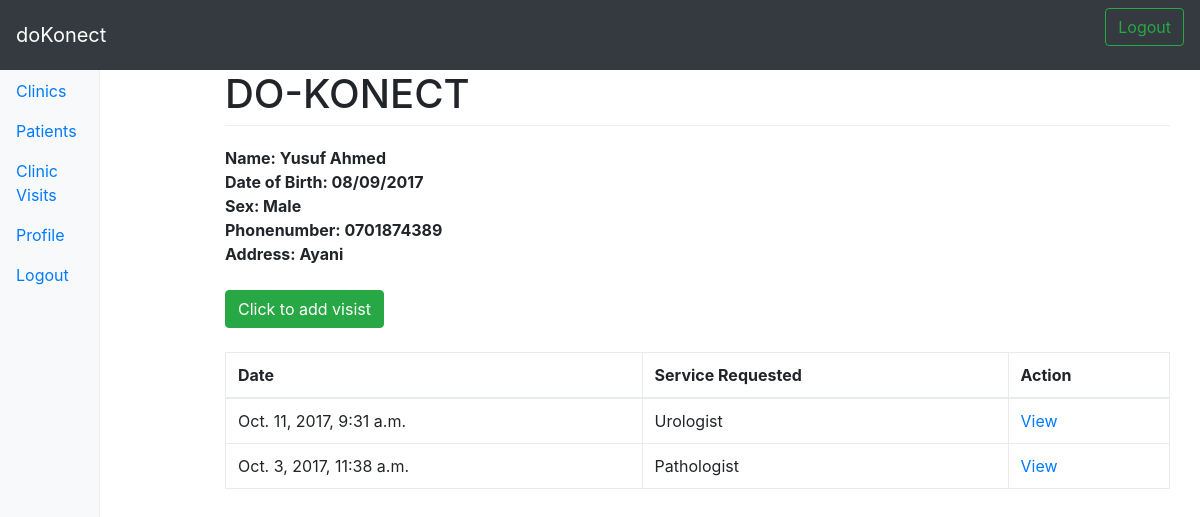
Screenshot of /patients/clinic/patient/2/ (signed in) with the database file from the repository.
### patients/models.py (models this page shows, shortened)
class Patient(models.Model):
    user = models.ForeignKey(settings.AUTH_USER_MODEL)
    firstname = models.CharField(max_length=50)
    lastname = models.CharField(max_length=50)
    dob = models.CharField(max_length=50)
    gender = models.CharField(max_length=50)
    phonenumber = models.CharField(max_length=50)
    address = models.CharField(max_length=250)
    email = models.CharField(max_length=100)
    class Meta:
        ordering = ['-firstname']

class PatientVisit(models.Model):
    date = models.DateTimeField(auto_now_add=True)
    patient = models.ForeignKey(Patient, on_delete=models.CASCADE)
    diagnosis = models.TextField(max_length=1000, default='Anonymous')
    service_requested = models.ForeignKey(DoctorServices, on_delete=models.CASCADE)
    user_id = models.TextField(settings.AUTH_USER_MODEL)
    service_type_requested = models.TextField(max_length=200, default='Anonymous')
    referral_reason = models.TextField(max_length=2000, default='Anonymous')
    class Meta:
        ordering = ['-date']

class DoctorServices(models.Model):
    service = models.TextField(max_length=100, default='Anonymous')
    service_information = models.TextField(max_length=200, default='Anonymous')
    def __str__(self):
        return self.service
    class Meta:
        ordering = ['-service']

### patients/views.py (the view)
# urls.py: url(r'^clinic/patient/(?P<pk>\d+)/$', ClinicPatient_DetailView.as_view(), name='clinicpatientdetail'),
class ClinicPatient_DetailView(LoginRequiredMixin, DetailView):
    template_name = 'patients/patients_clinic_details.html'
    queryset = Patient.objects.all()
    def get_object(self):
        pk = self.kwargs.get('pk')
        user = User.objects.get(username=self.request.user)
        patient = Patient.objects.get(id=pk)
        visits = PatientVisit.objects.filter(
                                            Q(patient__id__iexact=patient.id)
                                            )
        context = {'visits':visits, 'patient':patient}
        return context

### patients/templates/patients/patients_clinic_details.html (shortened to what this page needs)
{% extends "base_clinic.html" %}
    {% block content %}
    <div>
        <dt>Name: {{object.patient.firstname}} {{object.patient.lastname}}</dt>
        <dt>Date of Birth: {{object.patient.dob}}</dt>
        <dt>Sex: {{object.patient.gender}}</dt>
        <dt>Phonenumber: {{object.patient.phonenumber}}</dt>
        <dt>Address: {{object.patient.address}}</dt>
    </div>
    <br>
    <a class="btn btn-success" href="add/">Click to add visist</a>
    <br>
    <br>
    {% if object.visits %}
    <table class="table table-bordered">
            <th>Date</th>
            <th>Service Requested</th>
            <th>Action</th>
        <tbody>
            {% for obj in object.visits %}
        <tr>
            <td>{{ obj.date }}</td>
            <td>{{ obj.service_requested }}</td>
            <td><a href="{% url 'patients:detailclinicreferral' obj.patient.id obj.id %}"> View </a></td>
        </tr>
            {% endfor %}
        </tbody>
    </table>
    {% else %}
    <span  style="color:crimson;">This patient has no recorded visit </span> <br>
    <a class="btn btn-success" href="add/">Click to add visist</a>
    {% endif %}
{% endblock content %}

### static-storage/css/style.css (style rules this page uses)
body { padding-top: 3.5rem; }

### rows the page displays
Patient: patient.firstname "Yusuf", patient.lastname "Ahmed", patient.dob "08/09/2017", patient.gender "Male", patient.phonenumber "0701874389", patient.address "Ayani"
PatientVisit: date "Oct. 11, 2017, 9:31 a.m.", service_requested "Urologist"
PatientVisit: date "Oct. 3, 2017, 11:38 a.m.", service_requested "Pathologist"
